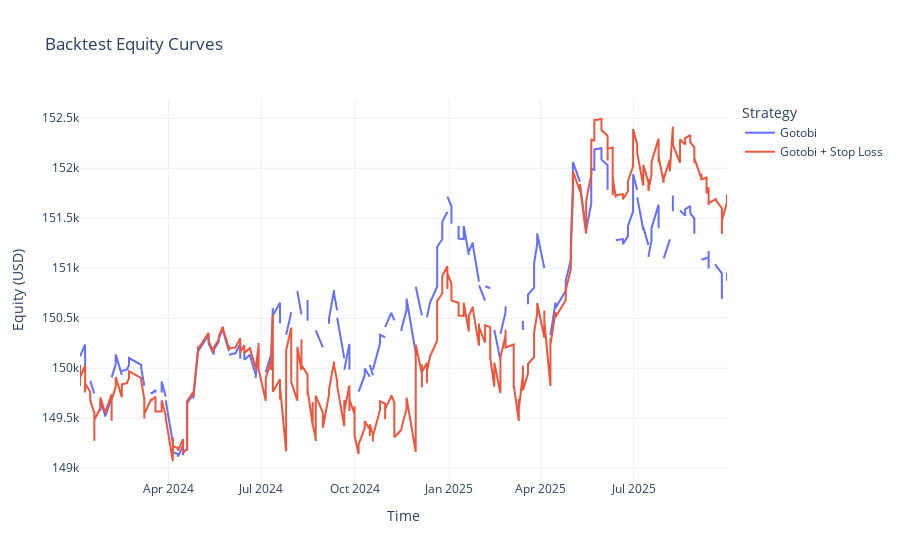

The notebook cell saved with this chart:
### Code cell
analysis_currency = instrument.base_currency
analysis_currency_code = analysis_currency.code


def analyze_engine(engine, label):
    analyzer = engine.portfolio.analyzer
    pnl_stats = analyzer.get_performance_stats_pnls(currency=analysis_currency)
    returns_stats = analyzer.get_performance_stats_returns()
    general_stats = analyzer.get_performance_stats_general()

    # Build a resilient equity curve from returns; some analyzer outputs are unindexed/empty.
    returns = analyzer.returns()
    if returns is None:
        returns = pd.Series(dtype=float)
    else:
        returns = pd.Series(returns).dropna()

    if not returns.empty:
        returns = returns.sort_index()
        equity_curve = (1.0 + returns).cumprod() * starting_balance
    else:
        equity_curve = pd.Series([starting_balance], index=pd.Index([0], name="step"), dtype=float)

    equity_curve.name = label

    return pnl_stats, returns_stats, general_stats, equity_curve


stats_pnls_base, stats_returns_base, stats_general_base, equity_base = analyze_engine(engine, base_label)
stats_pnls_cmp, stats_returns_cmp, stats_general_cmp, equity_cmp = analyze_engine(engine_compare, compare_label)

stats_pnls = pd.DataFrame([stats_pnls_base, stats_pnls_cmp], index=[base_label, compare_label])
stats_returns = pd.DataFrame([stats_returns_base, stats_returns_cmp], index=[base_label, compare_label])
stats_general = pd.DataFrame([stats_general_base, stats_general_cmp], index=[base_label, compare_label])

equity_curves = pd.concat([equity_base, equity_cmp], axis=1).dropna(how="all")
if isinstance(equity_curves.index, pd.DatetimeIndex) and equity_curves.index.tz is not None:
    equity_curves.index = equity_curves.index.tz_convert("Asia/Tokyo")

fig = go.Figure()
for column in equity_curves.columns:
    fig.add_trace(
        go.Scatter(
            x=equity_curves.index,
            y=equity_curves[column],
            mode="lines",
            name=column,
        )
    )

fig.update_layout(
    title="Backtest Equity Curves",
    xaxis_title="Time",
    yaxis_title=f"Equity ({analysis_currency_code})",
    legend_title="Strategy",
    template="plotly_white",
)

fig

### Figure 1 — Plotly figure (JSON) as saved in the notebook; plotly's stock layout.template omitted (floating-point values rounded to 4 significant figures; data arrays with more than 128 entries replaced by an {"elided": "..."} marker saying what was removed)
{"data": [{"mode": "lines", "name": "Gotobi", "type": "scatter", "x": {"elided": "327 str values"}, "y": {"elided": "327 float values"}}, {"mode": "lines", "name": "Gotobi + Stop Loss", "type": "scatter", "x": {"elided": "327 str values"}, "y": {"elided": "327 float values"}}], "layout": {"legend": {"title": {"text": "Strategy"}}, "title": {"text": "Backtest Equity Curves"}, "xaxis": {"title": {"text": "Time"}}, "yaxis": {"title": {"text": "Equity (USD)"}}}}
